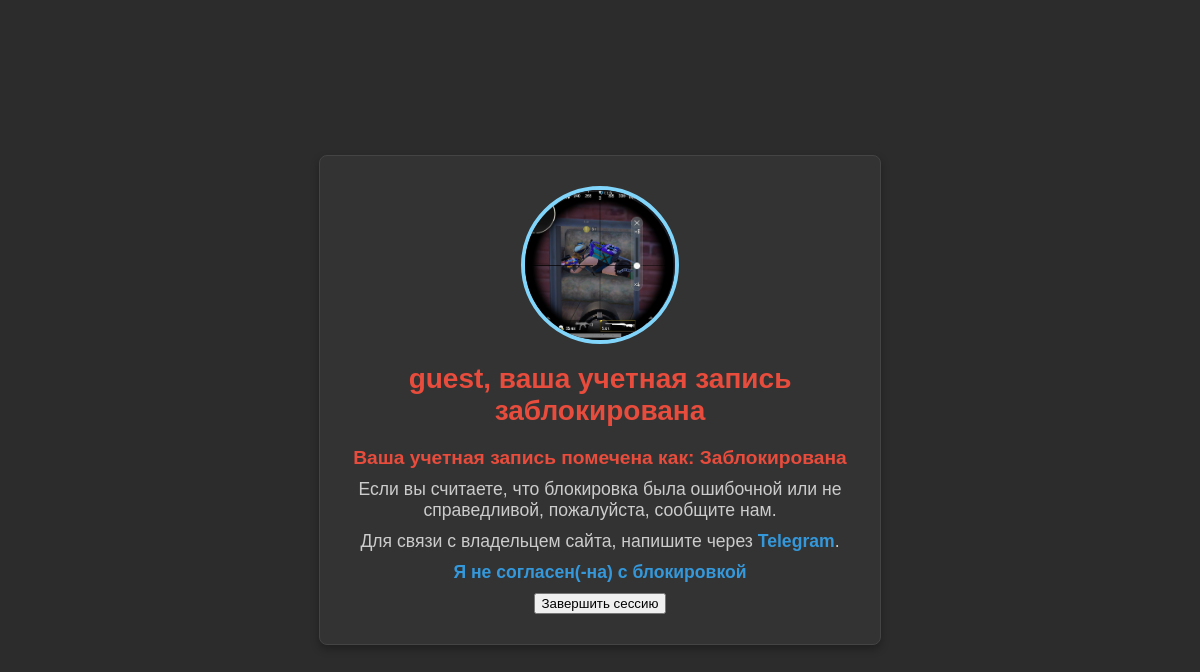
The page /profiles/ban/you/ (signed in) on the database its author committed.
### scp/models.py (models this page shows, shortened)
class Profile(models.Model):
    puser = models.OneToOneField(User, on_delete=models.CASCADE, related_name='profile', unique=True)
    bio = models.TextField(blank=True, null=True)
    avatar = models.ImageField(upload_to='./profile_avatars/', blank=True, null=True)
    role = models.CharField(max_length=50, blank=True, choices=Role.ROLE_CHOICES, default='Исполнитель')
    account = models.BooleanField(default=False)  # Это поле отвечает за статус пользователя
    contacts = models.TextField(default='Контакты не указаны')
    status = models.CharField(max_length=50, choices=Status.BLACKLIST_CHOICES, default='Не заблокирован')

### scp/views.py (the view)
# urls.py: path('profiles/ban/you/', views.you_is_banned, name='you_is_banned'),
@login_required
def you_is_banned(request):
    profile = get_object_or_404(Profile, puser = request.user)
    return render(request, 'scp/you_is_banned.html', {'profile':profile})

### scp/templates/scp/you_is_banned.html (shortened to what this page needs)
{% load static %}
<!DOCTYPE html>
<html lang="ru">
<head>
    <link rel="stylesheet" href="{% static 'scp/css/you_is_banned.css' %}">
</head>
<body>
    <div class="container">
        {% if user.profile.avatar %}
                <div class="avatar-container">
                    <img src="{{ profile.avatar.url }}" alt="Аватар пользователя" class="avatar"/>
                </div>
            {% else %}
                <p class="no-avatar">Нет загруженной аватарки.</p>
            {% endif %}
        <h1>{{ profile.puser }}, ваша учетная запись заблокирована</h1>
        <p>Ваша учетная запись помечена как: <strong>Заблокирована</strong></p>
        <p>Если вы считаете, что блокировка была ошибочной или не справедливой, пожалуйста, сообщите нам.</p>
        <p>Для связи с владельцем сайта, напишите через <a href="https://t.me/Bardak_ui" target="_blank">Telegram</a>.</p>
        <p><a href="https://t.me/Bardak_ui" class="disagree-link">Я не согласен(-на) с блокировкой</a></p>
        <form method="post" action="{% url 'logout_view' %}">
            <button type="submit">Завершить сессию</button>
        </form>
    </div>
</body>
</html>

### scp/static/scp/css/you_is_banned.css (style rules this page uses)
body { font-family: Arial, sans-serif; background-color: #2c2c2c; color: #f4f4f4; margin: 0; padding: 0; display: flex; justify-content: center; align-items: center; height: 100vh; flex-direction: column; }
.container { text-align: center; background-color: #333; border: 1px solid #444; border-radius: 8px; width: 90%; max-width: 500px; padding: 30px; box-shadow: 0 4px 8px rgba(0, 0, 0, 0.3); }
.avatar-container { width: 150px; height: 150px; border-radius: 50%; overflow: hidden; border: 4px solid #81d4fa; display: flex; justify-content: center; align-items: center; margin: 0 auto; }
.avatar { width: 100%; height: 100%; object-fit: cover; }
h1 { font-size: 1.75rem; color: #e74c3c; margin-bottom: 20px; }
p { font-size: 1.1rem; margin: 10px 0; color: #ccc; }
a { color: #3498db; text-decoration: none; font-weight: bold; }
p:first-of-type { font-size: 1.2rem; font-weight: bold; color: #e74c3c; }

### rows shown on the page
Profile: avatar (picture), puser "guest"
